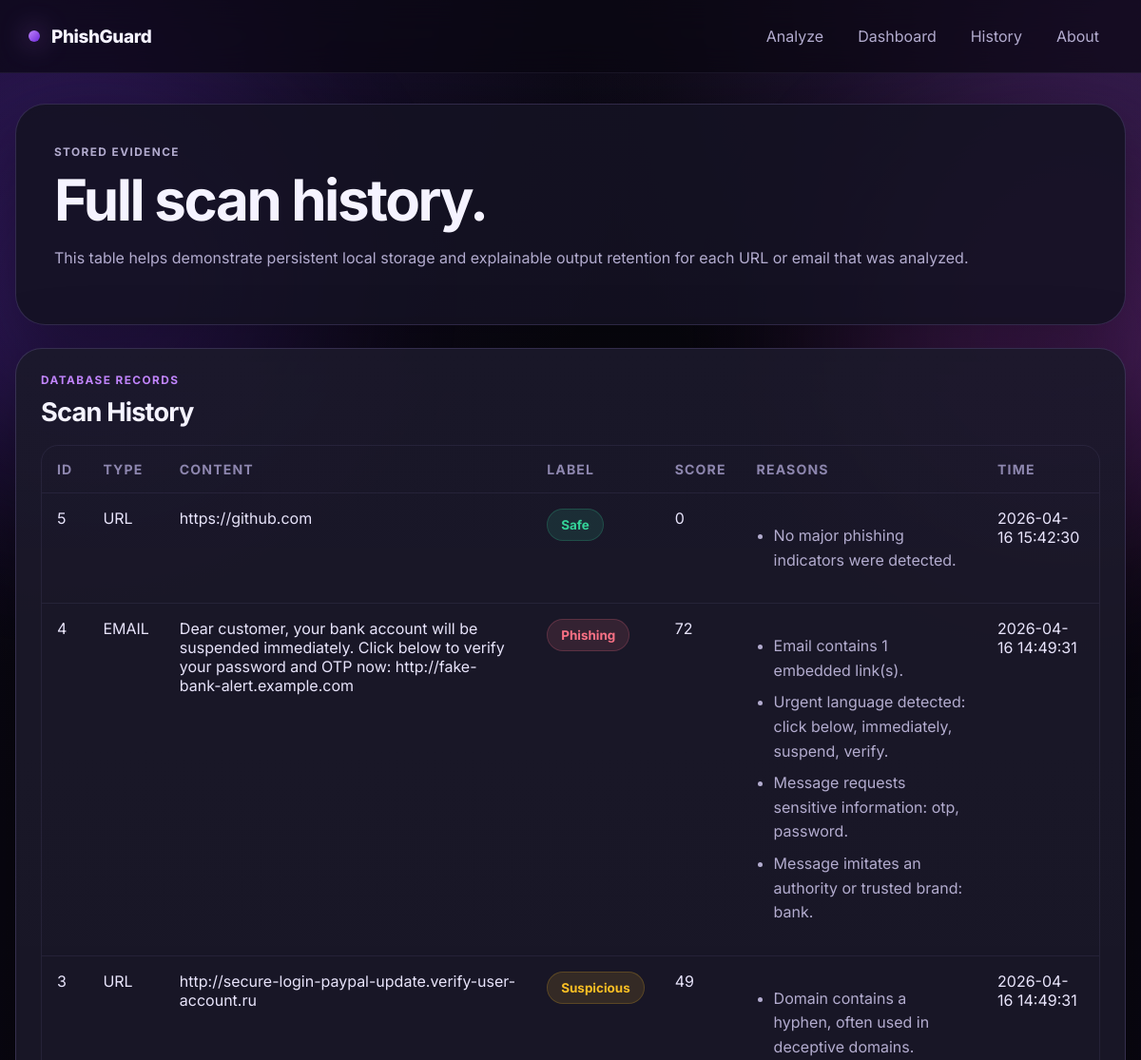
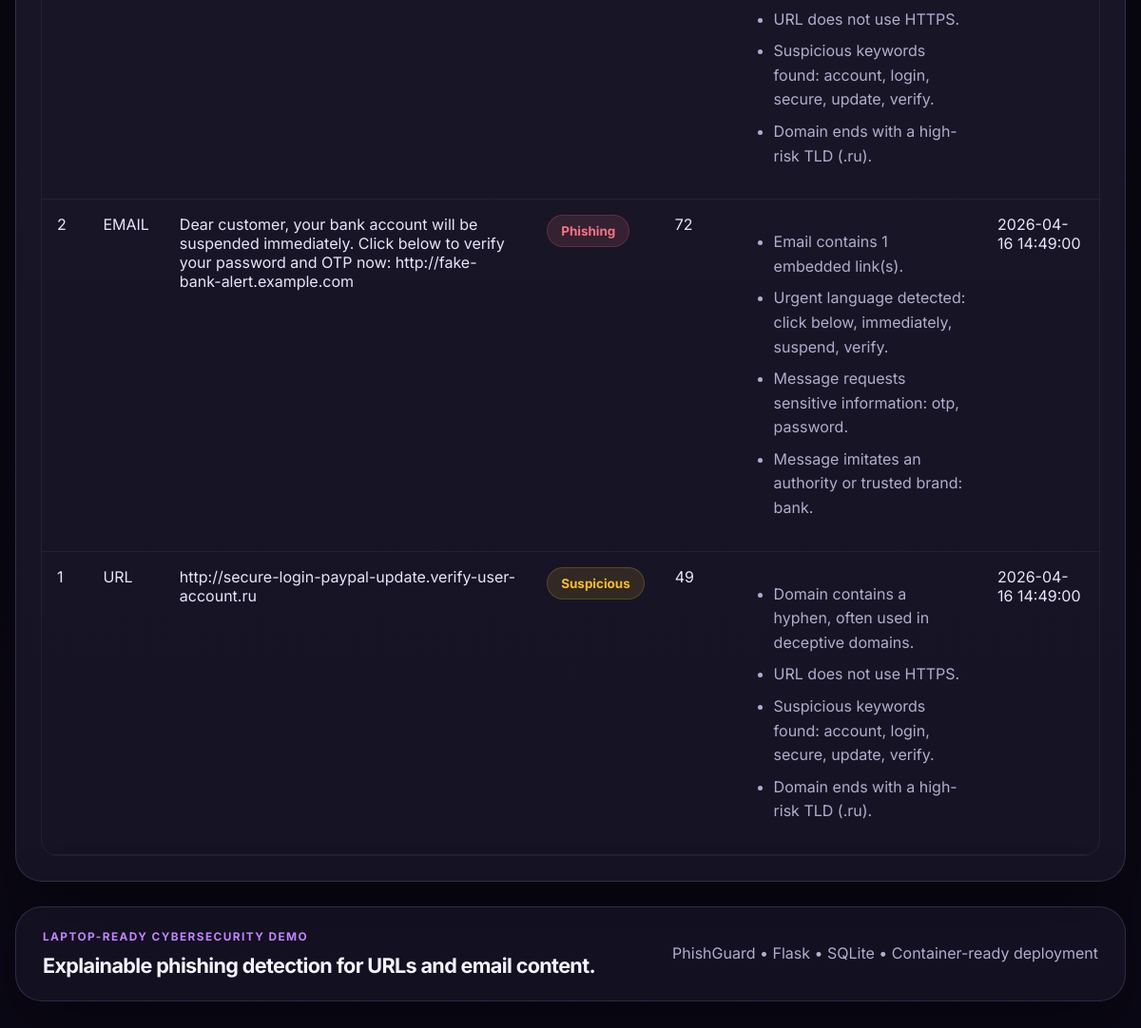
The app's page /history with its own data (2 pictures, top to bottom).
### tables this page shows
CREATE TABLE scans (
            id INTEGER PRIMARY KEY AUTOINCREMENT,
            input_type TEXT NOT NULL,
            content TEXT NOT NULL,
            label TEXT NOT NULL,
            score INTEGER NOT NULL,
            reasons TEXT NOT NULL,
            created_at TEXT NOT NULL
        );

### app.py (the view)
@app.route('/history')
def history():
    recent_scans = get_recent_scans(limit=50)
    return render_template('history.html', recent_scans=recent_scans)

### utils/db.py (called while the page is built)
def get_connection():
    conn = sqlite3.connect(DB_PATH)
    conn.row_factory = sqlite3.Row
    return conn

def get_recent_scans(limit: int = 10):
    conn = get_connection()
    rows = conn.execute(
        'SELECT id, input_type, content, label, score, reasons, created_at FROM scans ORDER BY id DESC LIMIT ?',
        (limit,),
    ).fetchall()
    conn.close()
    results = []
    for row in rows:
        item = dict(row)
        item['reasons'] = json.loads(item['reasons'])
        results.append(item)
    return results

### templates/history.html
{% extends 'base.html' %}
{% block content %}
<section class="hero dashboard-hero">
    <div>
        <p class="eyebrow">Stored Evidence</p>
        <h1>Full scan history.</h1>
        <p class="hero-text">This table helps demonstrate persistent local storage and explainable output retention for each URL or email that was analyzed.</p>
    </div>
</section>
<section class="panel glass-panel">
    <div class="panel-head">
        <div>
            <p class="eyebrow">Database Records</p>
            <h2>Scan History</h2>
        </div>
    </div>
    <div class="table-wrap">
        <table>
            <thead>
                <tr>
                    <th>ID</th>
                    <th>Type</th>
                    <th>Content</th>
                    <th>Label</th>
                    <th>Score</th>
                    <th>Reasons</th>
                    <th>Time</th>
                </tr>
            </thead>
            <tbody>
                {% for scan in recent_scans %}
                <tr>
                    <td>{{ scan.id }}</td>
                    <td>{{ scan.input_type|upper }}</td>
                    <td class="content-cell">{{ scan.content }}</td>
                    <td><span class="table-label table-{{ scan.label|lower }}">{{ scan.label }}</span></td>
                    <td>{{ scan.score }}</td>
                    <td>
                        <ul class="list refined-list compact-list">
                            {% for reason in scan.reasons %}
                                <li>{{ reason }}</li>
                            {% endfor %}
                        </ul>
                    </td>
                    <td>{{ scan.created_at }}</td>
                </tr>
                {% else %}
                <tr>
                    <td colspan="7" class="muted">No scan history available yet.</td>
                </tr>
                {% endfor %}
            </tbody>
        </table>
    </div>
</section>
{% endblock %}

### templates/base.html (shortened to what this page needs)
<!DOCTYPE html>
<html lang="en">
<head>
    <link rel="stylesheet" href="{{ url_for('static', filename='style.css') }}">
</head>
<body>
    <div class="page-glow glow-right"></div>
    <nav class="navbar">
        <div class="nav-shell">
            <a class="brand" href="{{ url_for('index') }}">
                <span class="brand-dot"></span>
                <span>PhishGuard</span>
            </a>
            <div class="nav-links">
                <a href="{{ url_for('index') }}">Analyze</a>
                <a href="{{ url_for('dashboard') }}">Dashboard</a>
                <a href="{{ url_for('history') }}">History</a>
                <a href="{{ url_for('about') }}">About</a>
            </div>
        </div>
    </nav>
    <main class="container">
        {% block content %}{% endblock %}
    </main>
    <footer class="footer-shell">
        <div class="footer-card">
            <div>
                <p class="eyebrow">Laptop-Ready Cybersecurity Demo</p>
                <h3>Explainable phishing detection for URLs and email content.</h3>
            </div>
            <div class="footer-copy">PhishGuard • Flask • SQLite • Container-ready deployment</div>
        </div>
    </footer>
</body>
</html>

### records on screen
scans: id "5", input_type "URL", content "https://github.com", label "Safe", score "0", reasons "No major phishing indicators were detected.", created_at "2026-04-16 15:42:30"
scans: id "4", input_type "EMAIL", content "Dear customer, your bank account will be suspended immediately. Click below to verify your password and OTP now: http://fake-bank-alert.example.com", label "Phishing", score "72", reasons "Email contains 1 embedded link(s)." "Urgent language detected: click below, immediately, suspend, verify." "Message requests sensitive information: otp, password." "Message imitates an authority or trusted brand: bank.", created_at "2026-04-16 14:49:31"
scans: id "3", input_type "URL", content "http://secure-login-paypal-update.verify-user-account.ru", label "Suspicious", score "49", reasons "Domain contains a hyphen, often used in deceptive domains." "URL does not use HTTPS." "Suspicious keywords found: account, login, secure, update, verify." "Domain ends with a high-risk TLD (.ru).", created_at "2026-04-16 14:49:31"
scans: id "2", input_type "EMAIL", content "Dear customer, your bank account will be suspended immediately. Click below to verify your password and OTP now: http://fake-bank-alert.example.com", label "Phishing", score "72", reasons "Email contains 1 embedded link(s)." "Urgent language detected: click below, immediately, suspend, verify." "Message requests sensitive information: otp, password." "Message imitates an authority or trusted brand: bank.", created_at "2026-04-16 14:49:00"
scans: id "1", input_type "URL", content "http://secure-login-paypal-update.verify-user-account.ru", label "Suspicious", score "49", reasons "Domain contains a hyphen, often used in deceptive domains." "URL does not use HTTPS." "Suspicious keywords found: account, login, secure, update, verify." "Domain ends with a high-risk TLD (.ru).", created_at "2026-04-16 14:49:00"
